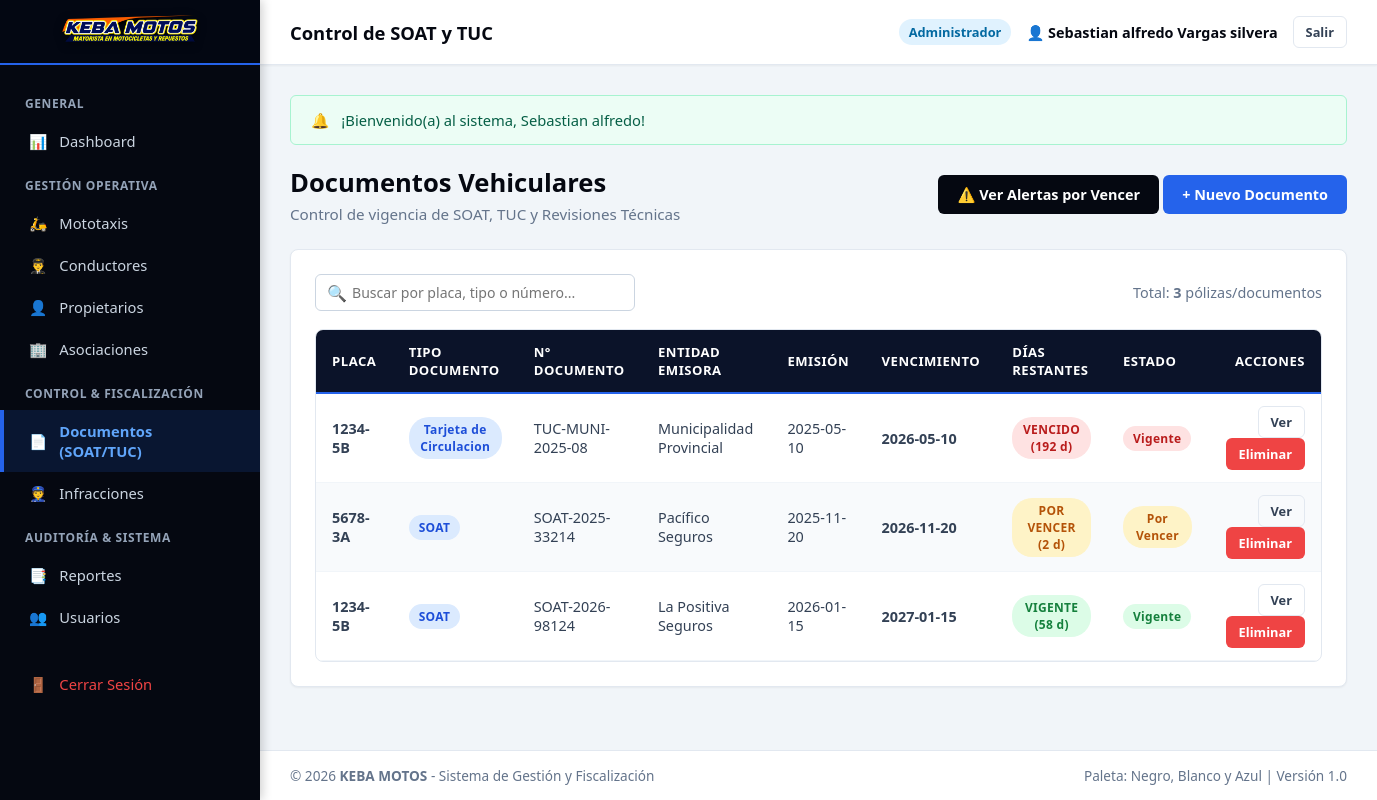
The app's page /views/documentos/listar_documentos.php (signed in) with its own data.
### tables this page shows
CREATE TABLE `documentos_vehiculo` (
  `id_documento` INT AUTO_INCREMENT PRIMARY KEY,
  `id_vehiculo` INT NOT NULL,
  `tipo_documento` ENUM('SOAT', 'Tarjeta de Propiedad', 'Tarjeta de Circulacion', 'Revision Tecnica', 'Seguro Municipal', 'Otro') NOT NULL,
  `numero_documento` VARCHAR(50) NOT NULL,
  `entidad_emisora` VARCHAR(100) NULL,
  `fecha_emision` DATE NOT NULL,
  `fecha_vencimiento` DATE NOT NULL,
  `archivo_digital` VARCHAR(255) NULL,
  `estado` ENUM('Vigente', 'Por Vencer', 'Vencido') DEFAULT 'Vigente',
  `observaciones` TEXT NULL,
  `created_at` TIMESTAMP DEFAULT CURRENT_TIMESTAMP,
  `updated_at` TIMESTAMP DEFAULT CURRENT_TIMESTAMP ON UPDATE CURRENT_TIMESTAMP,
  CONSTRAINT `fk_docs_vehiculo` FOREIGN KEY (`id_vehiculo`) REFERENCES `vehiculos` (`id_vehiculo`) ON UPDATE CASCADE ON DELETE CASCADE
);

CREATE TABLE `vehiculos` (
  `id_vehiculo` INT AUTO_INCREMENT PRIMARY KEY,
  `placa` VARCHAR(10) NOT NULL UNIQUE,
  `numero_padron` VARCHAR(20) NULL,
  `marca` VARCHAR(50) NOT NULL,
  `modelo` VARCHAR(50) NULL,
  `color` VARCHAR(50) NOT NULL,
  `anio_fabricacion` YEAR NULL,
  `numero_motor` VARCHAR(50) NULL,
  `numero_chasis` VARCHAR(50) NULL,
  `id_propietario` INT NOT NULL,
  `id_asociacion` INT NULL,
  `foto` VARCHAR(255) NULL,
  `estado` ENUM('Activo', 'Inactivo', 'De Baja', 'Observado') DEFAULT 'Activo',
  `created_at` TIMESTAMP DEFAULT CURRENT_TIMESTAMP,
  `updated_at` TIMESTAMP DEFAULT CURRENT_TIMESTAMP ON UPDATE CURRENT_TIMESTAMP,
  CONSTRAINT `fk_vehiculos_propietarios` FOREIGN KEY (`id_propietario`) REFERENCES `propietarios` (`id_propietario`) ON UPDATE CASCADE,
  CONSTRAINT `fk_vehiculos_asociaciones` FOREIGN KEY (`id_asociacion`) REFERENCES `asociaciones` (`id_asociacion`) ON UPDATE CASCADE ON DELETE SET NULL
);

### helpers/funciones.php (called while the page is built, shortened)
<?php
function vistaUrl($ruta) {
    return BASE_URL . 'views/' . ltrim($ruta, '/');
}
function controladorUrl($ruta) {
    return BASE_URL . 'controllers/' . ltrim($ruta, '/');
}

### config/conexion.php (called while the page is built, shortened)
<?php
class Database {
    private static $host = "localhost";
    private static $db_name = "keba";
    private static $username = "root";
    private static $password = "";
    private static $conexion = null;
    public static function conectar() {
        if (self::$conexion === null) {
            try {
                $opciones = [
                    PDO::ATTR_ERRMODE => PDO::ERRMODE_EXCEPTION,
                    PDO::ATTR_DEFAULT_FETCH_MODE => PDO::FETCH_ASSOC,
                    PDO::ATTR_EMULATE_PREPARES => true,
                    PDO::MYSQL_ATTR_MULTI_STATEMENTS => true,
                    PDO::MYSQL_ATTR_INIT_COMMAND => "SET NAMES utf8mb4 COLLATE utf8mb4_unicode_ci"
                ];
                try {
                    $dsn = "mysql:host=" . self::$host . ";dbname=" . self::$db_name . ";charset=utf8mb4";
                    self::$conexion = new PDO($dsn, self::$username, self::$password, $opciones);
                } catch (PDOException $e) {
                    if ($e->getCode() == 1049 || stripos($e->getMessage(), 'Unknown database') !== false) {
                        $dsnRoot = "mysql:host=" . self::$host . ";charset=utf8mb4";
                        $pdoRoot = new PDO($dsnRoot, self::$username, self::$password, $opciones);
                        $pdoRoot->exec("CREATE DATABASE IF NOT EXISTS `" . self::$db_name . "` CHARACTER SET utf8mb4 COLLATE utf8mb4_unicode_ci;");
                        $pdoRoot = null;
                        $dsn = "mysql:host=" . self::$host . ";dbname=" . self::$db_name . ";charset=utf8mb4";
                        self::$conexion = new PDO($dsn, self::$username, self::$password, $opciones);
                    } else {
                        throw $e;
                    }
                }
                $check = self::$conexion->query("SHOW TABLES LIKE 'usuarios'");
            } catch (PDOException $e) {
                die("<div style='padding:20px; font-family:sans-serif; background:#fee2e2; color:#991b1b; border:1px solid #f87171; border-radius:8px; margin:20px;'>
                        <strong>Error al conectar con la Base de Datos:</strong> " . htmlspecialchars($e->getMessage()) . "<br><br>
                        <em>Asegúrate de que MySQL esté activo en el Panel de Control de XAMPP.</em>
                     </div>");
            }
        }
        return self::$conexion;
    }
}

### models/Documento.php (called while the page is built, shortened)
<?php
require_once dirname(__DIR__) . '/config/conexion.php';
class Documento {
    private $db;
    public function __construct() {
        $this->db = Database::conectar();
    }
    public function listarTodos() {
        $sql = "SELECT d.*, v.placa, v.marca, v.modelo,
                       DATEDIFF(d.fecha_vencimiento, CURDATE()) AS dias_para_vencer
                FROM documentos_vehiculo d
                INNER JOIN vehiculos v ON d.id_vehiculo = v.id_vehiculo
                ORDER BY d.fecha_vencimiento ASC";
        return $this->db->query($sql)->fetchAll();
    }
}

### views/documentos/listar_documentos.php (the view, shortened to what this page needs)
<?php
require_once dirname(__DIR__) . '/plantillas/header.php';
require_once dirname(__DIR__) . '/plantillas/sidebar.php';
require_once dirname(__DIR__) . '/plantillas/navbar.php';
require_once dirname(dirname(__DIR__)) . '/models/Documento.php';
$docMod = new Documento();
$documentos = $docMod->listarTodos();
?>
<div class="page-header">
    <div>
        <h1 class="page-title">Documentos Vehiculares</h1>
        <p class="page-subtitle">Control de vigencia de SOAT, TUC y Revisiones Técnicas</p>
    </div>
    <div>
        <a href="<?= vistaUrl('documentos/documentos_por_vencer.php') ?>" class="btn btn-dark">⚠️ Ver Alertas por Vencer</a>
        <a href="<?= vistaUrl('documentos/registrar_documento.php') ?>" class="btn btn-primary">+ Nuevo Documento</a>
    </div>
</div>
<div class="card">
    <div class="table-toolbar">
        <div class="search-box">
            <span class="search-icon">🔍</span>
            <input type="text" id="inputBuscar" placeholder="Buscar por placa, tipo o número...">
        </div>
        <div style="font-size: 0.9rem; color: #64748b;">
            Total: <strong><?= count($documentos) ?></strong> pólizas/documentos
        </div>
    </div>
    <div class="table-responsive">
        <table class="table-custom" id="tablaRegistros">
            <thead>
                <tr>
                    <th>Placa</th>
                    <th>Tipo Documento</th>
                    <th>N° Documento</th>
                    <th>Entidad Emisora</th>
                    <th>Emisión</th>
                    <th>Vencimiento</th>
                    <th>Días Restantes</th>
                    <th>Estado</th>
                    <th style="text-align: right;">Acciones</th>
                </tr>
            </thead>
            <tbody>
                <?php if (empty($documentos)): ?>
                <tr><td colspan="9" style="text-align:center; padding:25px;">No hay documentos registrados.</td></tr>
                <?php else: ?>
                <?php foreach ($documentos as $d): ?>
                <?php
                    $dias = (int)($d['dias_para_vencer'] ?? 0);
                    $badgeClass = 'badge-success';
                    if ($dias < 0) {
                        $badgeClass = 'badge-danger';
                        $textoEstado = 'VENCIDO (' . abs($dias) . ' d)';
                    } elseif ($dias <= 30) {
                        $badgeClass = 'badge-warning';
                        $textoEstado = 'POR VENCER (' . $dias . ' d)';
                    } else {
                        $textoEstado = 'VIGENTE (' . $dias . ' d)';
                    }
                ?>
                <tr>
                    <td><strong><?= htmlspecialchars($d['placa']) ?></strong></td>
                    <td><span class="badge badge-info"><?= htmlspecialchars($d['tipo_documento']) ?></span></td>
                    <td><?= htmlspecialchars($d['numero_documento']) ?></td>
                    <td><?= htmlspecialchars($d['entidad_emisora'] ?? '-') ?></td>
                    <td><?= htmlspecialchars($d['fecha_emision']) ?></td>
                    <td><strong><?= htmlspecialchars($d['fecha_vencimiento']) ?></strong></td>
                    <td><span class="badge <?= $badgeClass ?>"><?= $textoEstado ?></span></td>
                    <td><span class="badge <?= $badgeClass ?>"><?= htmlspecialchars($d['estado']) ?></span></td>
                    <td style="text-align: right;">
                        <a href="<?= vistaUrl('documentos/ver_documento.php?id=' . $d['id_documento']) ?>" class="btn btn-outline btn-sm">Ver</a>
                        <a href="<?= controladorUrl('documento_controlador.php?accion=eliminar&id=' . $d['id_documento']) ?>" class="btn btn-danger btn-sm btn-confirmar-eliminar">Eliminar</a>
                    </td>
                </tr>
                <?php endforeach; ?>
                <?php endif; ?>
            </tbody>
        </table>
    </div>
</div>
<?php require_once dirname(__DIR__) . '/plantillas/footer.php'; ?>

### assets/css/estilos.css (style rules this page uses)
:root { --color-primary: #0284c7; --color-primary-dark: #0369a1; --color-primary-light: #e0f2fe; --color-blue-accent: #2563eb; --color-black: #050811; --color-black-card: #0d121f; --color-black-border: #1a233a; --color-black-light: #1e293b; --color-white: #ffffff; --color-gray-50: #f8fafc; --color-gray-100: #f1f5f9; --color-gray-200: #e2e8f0; --color-gray-500: #64748b; --color-gray-700: #334155; --color-success: #10b981; --color-warning: #f59e0b; --color-danger: #ef4444; --color-info: #0284c7; --sidebar-width: 260px; --header-height: 65px; --font-main: 'Segoe UI', system-ui, -apple-system, sans-serif; --shadow-sm: 0 1px 2px 0 rgba(0, 0, 0, 0.05); --shadow-md: 0 4px 6px -1px rgba(0, 0, 0, 0.1), 0 2px 4px -1px rgba(0, 0, 0, 0.06); --shadow-lg: 0 10px 15px -3px rgba(0, 0, 0, 0.15), 0 4px 6px -2px rgba(0, 0, 0, 0.05); }
* { margin: 0; padding: 0; box-sizing: border-box; font-family: var(--font-main); }
body { background-color: var(--color-gray-100); color: var(--color-gray-700); min-height: 100vh; display: flex; flex-direction: column; }
.page-header { display: flex; align-items: center; justify-content: space-between; margin-bottom: 25px; flex-wrap: wrap; gap: 15px; }
.page-title { font-size: 1.6rem; font-weight: 800; color: var(--color-black); }
.page-subtitle { color: var(--color-gray-500); font-size: 0.95rem; margin-top: 4px; }
.btn { display: inline-flex; align-items: center; justify-content: center; gap: 8px; padding: 9px 18px; border-radius: 6px; font-size: 0.9rem; font-weight: 600; cursor: pointer; text-decoration: none; transition: all 0.2s ease; border: 1px solid transparent; }
.btn-primary { background-color: var(--color-blue-accent); color: var(--color-white); }
.btn-dark { background-color: var(--color-black); color: var(--color-white); }
.btn-outline { background-color: transparent; border-color: var(--color-gray-200); color: var(--color-gray-700); }
.btn-danger { background-color: var(--color-danger); color: var(--color-white); }
.btn-sm { padding: 6px 12px; font-size: 0.8rem; }
.card { background-color: var(--color-white); border-radius: 8px; border: 1px solid var(--color-gray-200); box-shadow: var(--shadow-sm); padding: 24px; margin-bottom: 25px; }

### assets/css/tablas.css (style rules this page uses)
.table-responsive { width: 100%; overflow-x: auto; border: 1px solid #e2e8f0; border-radius: 8px; background-color: #ffffff; }
.table-custom { width: 100%; border-collapse: collapse; font-size: 0.9rem; text-align: left; }
.table-custom thead tr { background-color: #0b1329; color: #ffffff; border-bottom: 2px solid #2563eb; }
.table-custom th { padding: 13px 16px; font-weight: 700; font-size: 0.82rem; text-transform: uppercase; letter-spacing: 0.5px; }
.table-custom td { padding: 12px 16px; border-bottom: 1px solid #f1f5f9; color: #334155; vertical-align: middle; }
.table-custom tbody tr:nth-child(even) { background-color: #f8fafc; }
.badge { display: inline-block; padding: 4px 10px; border-radius: 20px; font-size: 0.75rem; font-weight: 700; text-align: center; letter-spacing: 0.3px; }
.badge-success { background-color: #dcfce7; color: #15803d; }
.badge-danger { background-color: #fee2e2; color: #b91c1c; }
.badge-warning { background-color: #fef3c7; color: #b45309; }
.badge-info { background-color: #dbeafe; color: #1d4ed8; }
.table-toolbar { display: flex; align-items: center; justify-content: space-between; margin-bottom: 18px; flex-wrap: wrap; gap: 12px; }
.search-box { display: flex; align-items: center; position: relative; max-width: 320px; width: 100%; }
.search-box input { width: 100%; padding: 8px 14px 8px 36px; border: 1.5px solid #cbd5e1; border-radius: 6px; font-size: 0.88rem; background-color: #ffffff; }
.search-box span.search-icon { position: absolute; left: 12px; color: #94a3b8; }

### records on screen
documentos_vehiculo: id_vehiculo.placa "1234-5B", tipo_documento "Tarjeta de Circulacion", numero_documento "TUC-MUNI-2025-08", entidad_emisora "Municipalidad Provincial", fecha_emision "2025-05-10", fecha_vencimiento "2026-05-10", textoEstado "VENCIDO (192 d)", estado "Vigente"
documentos_vehiculo: id_vehiculo.placa "5678-3A", tipo_documento "SOAT", numero_documento "SOAT-2025-33214", entidad_emisora "Pacífico Seguros", fecha_emision "2025-11-20", fecha_vencimiento "2026-11-20", textoEstado "POR VENCER (2 d)", estado "Por Vencer"
documentos_vehiculo: id_vehiculo.placa "1234-5B", tipo_documento "SOAT", numero_documento "SOAT-2026-98124", entidad_emisora "La Positiva Seguros", fecha_emision "2026-01-15", fecha_vencimiento "2027-01-15", textoEstado "VIGENTE (58 d)", estado "Vigente"

### other values on screen
$subtituloNavbar "Control de SOAT y TUC"
$usuarioActivo['rol_nombre'] "Administrador"
$flash['mensaje'] "¡Bienvenido(a) al sistema, Sebastian alfredo!"
count($documentos) "3"
